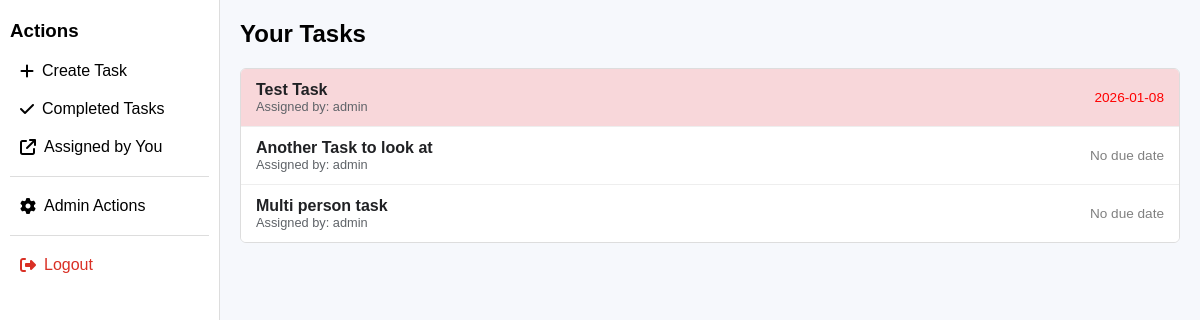
/dashboard (signed in), run on an earlier commit of the app's database.
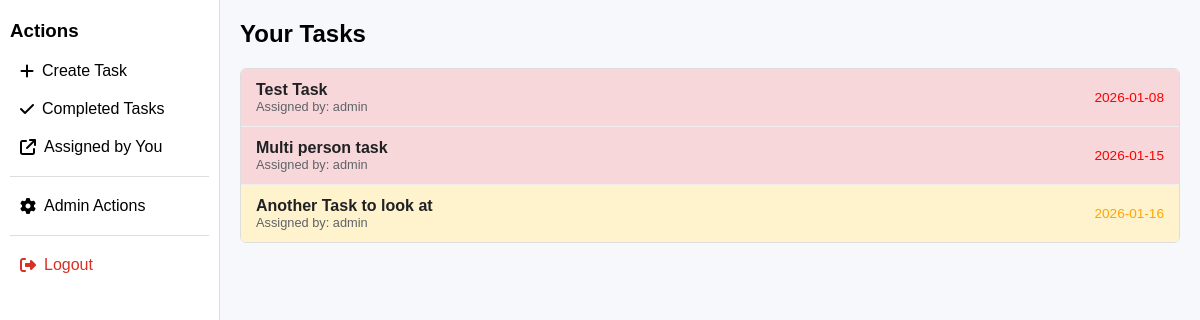
And on a later commit of the database.
### tables this page shows
CREATE TABLE tasks (
    id INTEGER PRIMARY KEY AUTOINCREMENT,
    title TEXT NOT NULL,
    description TEXT,
    assigned_to TEXT NOT NULL,
    assigned_by TEXT NOT NULL,
    due_date TEXT,
    status TEXT DEFAULT 'Pending'
);

### app.py (the view)
@app.route("/dashboard")
def dashboard():
    if "username" not in session:
        return redirect(url_for("login"))
    username = session["username"]
    is_admin = session.get("is_admin", 0)
    conn = get_db_connection()
    tasks = conn.execute(
        """
        SELECT id, title, due_date, status, assigned_by
        FROM tasks
        WHERE assigned_to = ?
        ORDER BY
            CASE WHEN due_date IS NULL OR due_date = '' THEN 1 ELSE 0 END,
            due_date ASC
        """,
        (username,)
    ).fetchall()
    conn.close()
    today = datetime.date.today()
    tasks_list = []
    for task in tasks:
        task_dict = dict(task)
        due_date_str = task_dict.get("due_date")
        if due_date_str:
            try:
                task_dict["due_date"] = datetime.datetime.strptime(due_date_str, "%Y-%m-%d").date()
            except ValueError:
                task_dict["due_date"] = None
        else:
            task_dict["due_date"] = None
        tasks_list.append(task_dict)
    return render_template(
        "dashboard.html",
        tasks=tasks_list,
        username=username,
        is_admin=is_admin,
        today=today  # <--- THIS FIXES YOUR 'today' undefined error
    )

### app.py (called while the page is built)
def get_db_connection():
    conn = sqlite3.connect(DB_PATH)
    conn.row_factory = sqlite3.Row
    return conn

@app.context_processor
def inject_globals():
    return dict(
        is_admin=session.get("is_admin", 0),
        show_dashboard_button=(request.path != url_for("dashboard"))
    )

### templates/dashboard.html (shortened to what this page needs)
{% extends "base.html" %}
{% block content %}
<h2 style="margin-top: 0;">Your Tasks</h2>
{% if tasks %}
    <div style="
        background: white;
        border: 1px solid #ddd;
        border-radius: 6px;
        overflow: hidden;
    ">
        {% for task in tasks %}
            {% set bg_color =
                '#f8d7da' if task['due_date'] and task['due_date'] < today else
                '#fff3cd' if task['due_date'] and task['due_date'] == today else
                'white' %}
            {% set text_color =
                'red' if task['due_date'] and task['due_date'] < today else
                'orange' if task['due_date'] and task['due_date'] == today else
                'gray' %}
            <div class="task-card"
                 style="background-color: {{ bg_color }};"
                 onclick="window.location='{{ url_for('view_task', task_id=task['id']) }}'">
                <div>
                    <div style="font-weight: bold; color: #202124;">{{ task['title'] }}</div>
                    <div style="font-size: 0.8em; color: #5f6368;">
                        Assigned by: {{ task['assigned_by'] }}
                    </div>
                </div>
                <div style="font-size: 0.85em; color: {{ text_color }};">
                    {% if task['due_date'] %}
                        {{ task['due_date'] }}
                    {% else %}
                        No due date
                    {% endif %}
                </div>
            </div>
        {% endfor %}
    </div>
{% else %}
    <p>No tasks assigned to you.</p>
{% endif %}
{% endblock %}

What changed in the data, as far as the page shows it:
changed tasks "Multi person task": due_date (not shown) → "2026-01-15"; no longer shows "No due date"; moves up the list
changed tasks "Another Task to look at": due_date (not shown) → "2026-01-16"; no longer shows "No due date"
